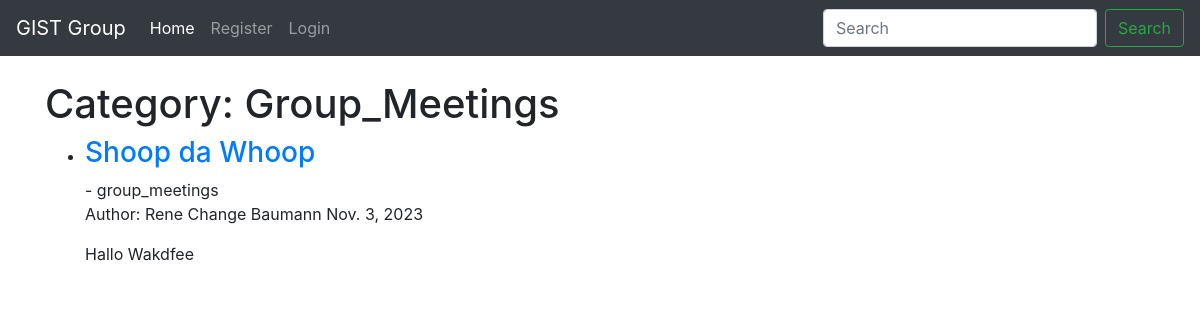
/blog/category/group_meetings/, run on the app's committed database.
### blog/models.py (models this page shows, shortened)
class BlogPost(models.Model):
    title = models.CharField(max_length=200) # Title of the blog post
    content = RichTextField(blank=True, null=True) # Content of the blog post with text editor
    author = models.ForeignKey(User, on_delete=models.CASCADE) # ForeignKey relationship with User model as the admin
    publication_date = models.DateField(auto_now_add=True) # Date the blog post was published
    category = models.CharField(max_length=200, default='news') # Category of the blog post
    snippet = models.CharField(max_length=200) # Snippet of the blog post

### blog/views.py (the view)
# urls.py: path('category/<str:section>/', CategoryView.as_view(), name='category'),
class CategoryView(View):
    def get(self, request, section):
        category_posts = BlogPost.objects.filter(category=section.replace('-', ' '))
        return render(request, 'categories.html', {'section': section.title().replace('-', ' '), 'category_posts': category_posts})

### blog/templates/categories.html (shortened to what this page needs)
{% extends 'base.html' %}
{% block content %}
<!DOCTYPE html>
<html lang="en">
<head>
</head>
<body>
    <h1>Category: {{ section }}</section></h1>
    <ul>
        {% for post in category_posts %}
        <li>
            <h3><a href="{% url 'post_detail' pk=post.pk %}">{{ post.title }}</a></h3> - {{ post.category }}
            <p>
                Author: {{ post.author.first_name }} {{ post.author.last_name }}
                {{ post.publication_date }}
            <p>{{ post.content }}</p>
        </li>
        {% empty %}
        <li>No blog posts available.</li>
        {% endfor %}
    </ul>
</body>
</html>
{% endblock %}

### data on the page
BlogPost: category "Group_Meetings", title "Shoop da Whoop", category "group_meetings", author.first_name "Rene Change", author.last_name "Baumann", publication_date "Nov. 3, 2023", content "Hallo Wakdfee"
